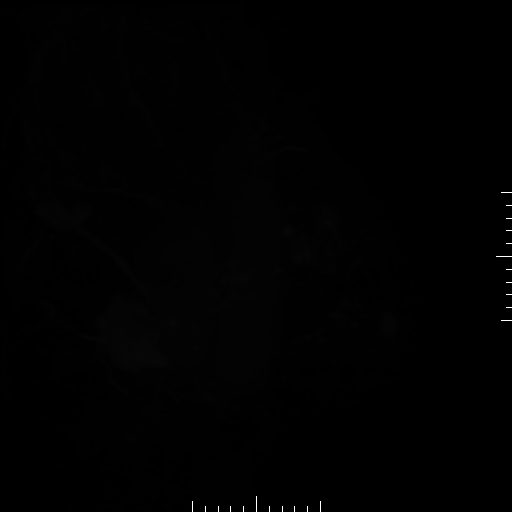
#> input picture medical_imager/DICOM/000001.dcm, 512 x 512 px
$ python pythondicom.py
#> lines starting #> are read from the running program, lines starting #| are printed output that depends on the picture
# -*- coding: utf-8 -*-
"""
Created on Tue Feb  5 11:53:08 2019

@author: Hamed
"""
import os
import pydicom
import matplotlib.pyplot as plt

ds = pydicom.dcmread("DICOM/000001.dcm")

plt.imshow(ds.pixel_array[10:400, 10:400], cmap=plt.cm.bone)
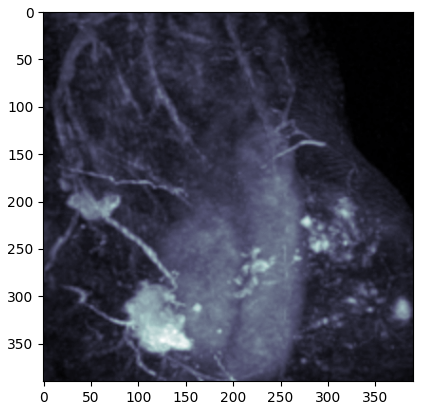
#> figure drawn by matplotlib, 1 panel

$ run again, with medical_imager/DICOM/000000.dcm copied over medical_imager/DICOM/000001.dcm
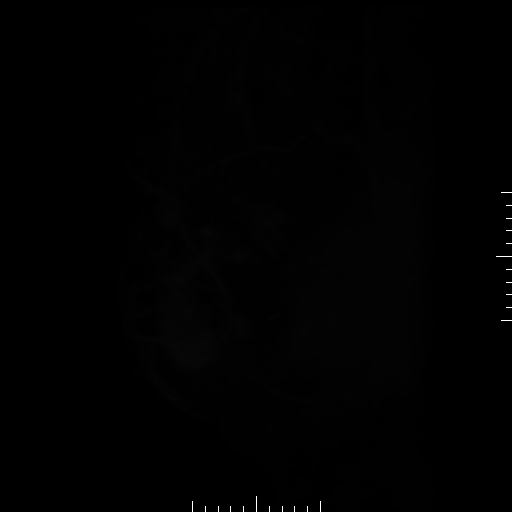
#> input picture medical_imager/DICOM/000000.dcm, 512 x 512 px
#> `plt.imshow(ds.pixel_array[10:400, 10:400], cmap=plt.cm.bone)`:
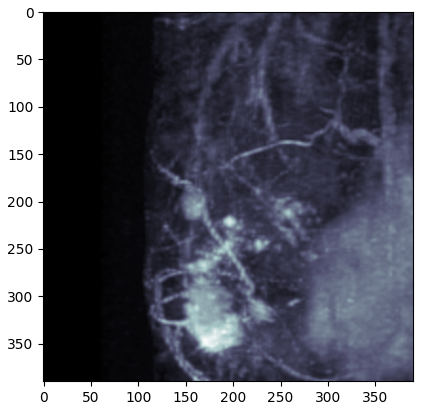
#> figure drawn by matplotlib, 1 panel

$ run again, with medical_imager/DICOM/000002.dcm copied over medical_imager/DICOM/000001.dcm
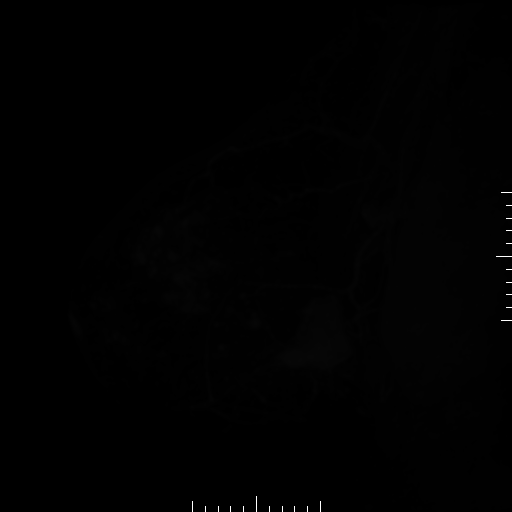
#> input picture medical_imager/DICOM/000002.dcm, 512 x 512 px
#> `plt.imshow(ds.pixel_array[10:400, 10:400], cmap=plt.cm.bone)`:
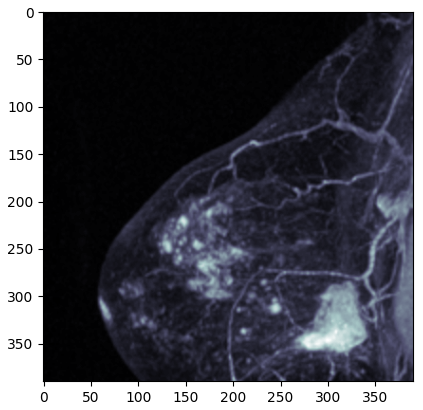
#> figure drawn by matplotlib, 1 panel

$ run again, with medical_imager/DICOM/000003.dcm copied over medical_imager/DICOM/000001.dcm
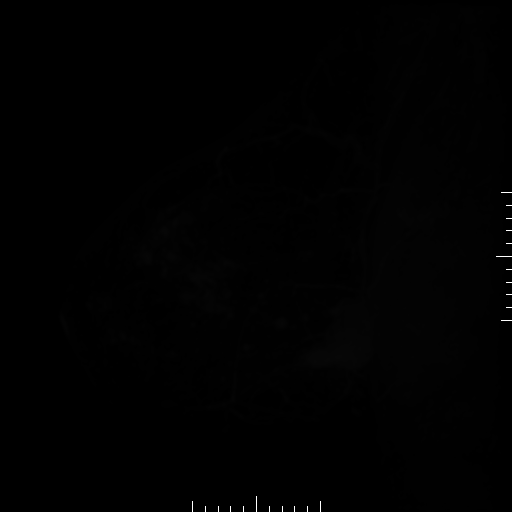
#> input picture medical_imager/DICOM/000003.dcm, 512 x 512 px
#> `plt.imshow(ds.pixel_array[10:400, 10:400], cmap=plt.cm.bone)`:
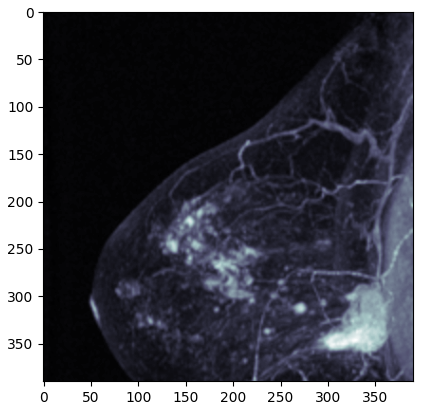
#> figure drawn by matplotlib, 1 panel
